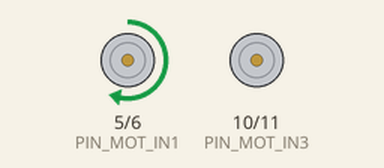
The sketch below on a simulated Arduino Uno, built with avr-gcc and run on an emulated ATmega328P. Parts: motor-driver pin pairs drawn as motors (green arrow = first pin HIGH = forward, orange = second pin HIGH = backward, longer = more drive).

Above: at 1.0 s.
At 4.0 s:
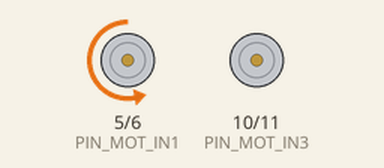
At 7.0 s:
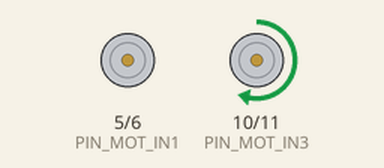
At 10.0 s:
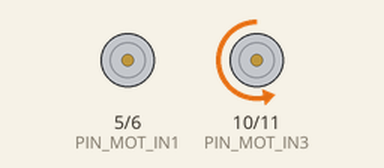
Timing chart, 0 to 15.6 s (numbered marks = the images above):
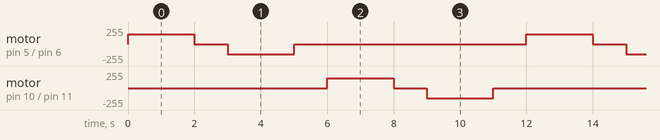

Measured:
- by itself, motor on pin 5 (PIN_MOT_IN1) / pin 6 (PIN_MOT_IN2), motor on pin 10 (PIN_MOT_IN3) / pin 11 (PIN_MOT_IN4): repeats every 12.0 s: stopped 1.0 s, backward 150/255 2.0 s, stopped 7.0 s, forward 150/255 2.0 s

The sketch:

Motor_Test.ino
```cpp
//define constants for motor pins
#define PIN_MOT_IN1 5
#define PIN_MOT_IN2 6
#define PIN_MOT_IN3 10
#define PIN_MOT_IN4 11

void setup()
{
  // Initialize motor pins as outputs
  pinMode(PIN_MOT_IN1, OUTPUT);
  pinMode(PIN_MOT_IN2, OUTPUT);
  pinMode(PIN_MOT_IN3, OUTPUT);
  pinMode(PIN_MOT_IN4, OUTPUT);
}

void loop()
{
  // Test Motor Left Forward
  analogWrite(PIN_MOT_IN1, 150);
  analogWrite(PIN_MOT_IN2, 0);
  delay(2000); // Run for 2 seconds

  // Stop Motor Left
  analogWrite(PIN_MOT_IN1, 0);
  analogWrite(PIN_MOT_IN2, 0);
  delay(1000); // Pause for 1 second

  // Test Motor Left Backward
  analogWrite(PIN_MOT_IN1, 0);
  analogWrite(PIN_MOT_IN2, 150);
  delay(2000); // Run for 2 seconds

  // Stop Motor Left
  analogWrite(PIN_MOT_IN1, 0);
  analogWrite(PIN_MOT_IN2, 0);
  delay(1000); // Pause for 1 second

  // Test Motor Right Forward
  analogWrite(PIN_MOT_IN3, 150);
  analogWrite(PIN_MOT_IN4, 0);
  delay(2000); // Run for 2 seconds

  // Stop Motor Right
  analogWrite(PIN_MOT_IN3, 0);
  analogWrite(PIN_MOT_IN4, 0);
  delay(1000); // Pause for 1 second

  // Test Motor Right Backward
  analogWrite(PIN_MOT_IN3, 0);
  analogWrite(PIN_MOT_IN4, 150);
  delay(2000); // Run for 2 seconds

  // Stop Motor Right
  analogWrite(PIN_MOT_IN3, 0);
  analogWrite(PIN_MOT_IN4, 0);
  delay(1000); // Pause for 1 second
}
```
